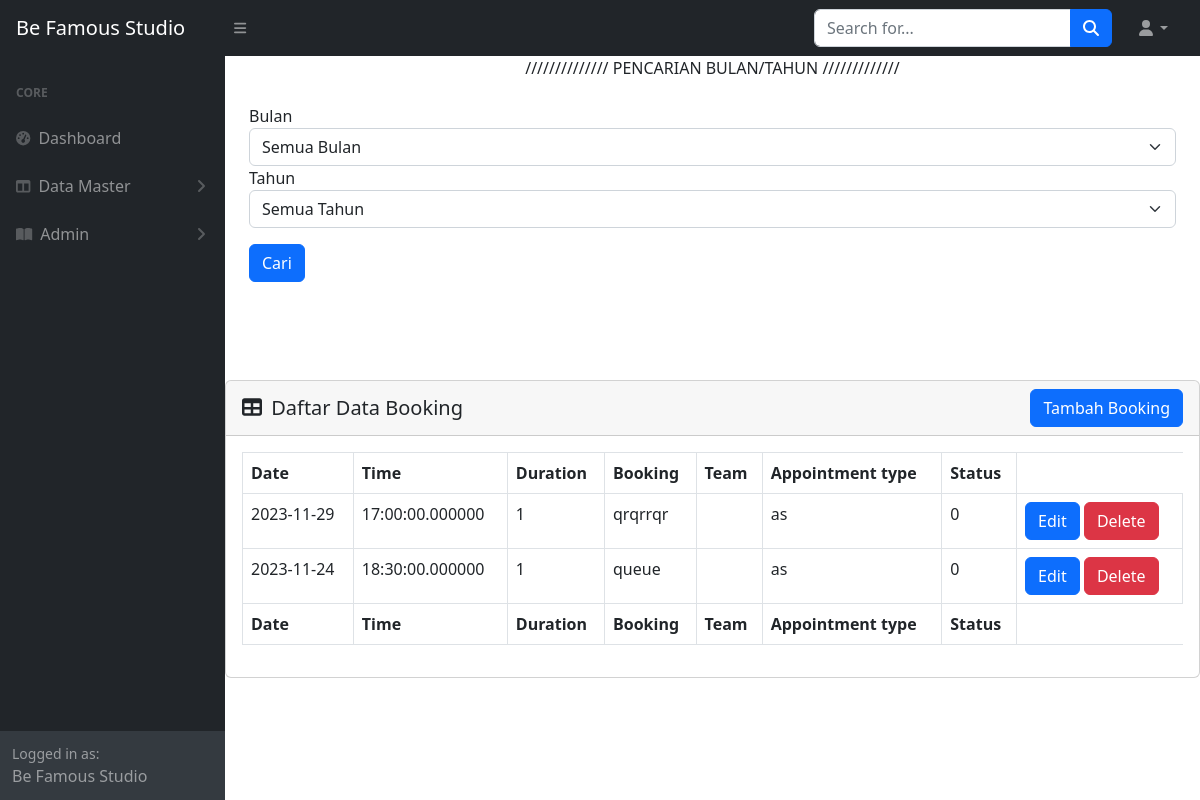
Page /admin/booking.php on the committed database.
### tables this page shows
CREATE TABLE `bookings` (
  `idBooking` int(255) NOT NULL,
  `tanggalBooking` date NOT NULL,
  `waktuBooking` time(6) NOT NULL,
  `durasiBooking` int(255) NOT NULL,
  `namaBooking` varchar(255) NOT NULL,
  `statusBooking` enum('0','1','2','') NOT NULL,
  `idJasa` int(255) NOT NULL
);

CREATE TABLE `jasa` (
  `idJasa` int(255) NOT NULL,
  `namaJasa` varchar(1000) NOT NULL
);

### admin/booking.php (the view, shortened to what this page needs)
<?php
$bulanFilter=$tahunFilter="";
$conn = connectToDatabase();
$sql = "SELECT * from bookings b inner join jasa j on j.idJasa=b.idJasa ";
$result = $conn->query($sql);
$isi = "
<div class=''>
<div style='text-align: center;'>
    <label for='nothing'>////////////// PENCARIAN BULAN/TAHUN /////////////</label>
</div>
<BR>
<form method='POST' action='" . htmlspecialchars($_SERVER["PHP_SELF"]) . "'>
    <label for='bulan'>Bulan</label>
    <select class='form-select' id='bulanFilter' name='bulanFilter'>
        <option value=''>Semua Bulan</option>";
        $bulanOptions = [
            1 => 'Januari',
            2 => 'Ferbuari',
            3 => 'Maret',
            4 => 'April',
            5 => 'Mei',
            6 => 'Juni',
            7 => 'Juli',
            8 => 'Agustus',
            9 => 'September',
            10 => 'Oktober',
            11 => 'November',
            12 => 'Desember'
        ];
        foreach ($bulanOptions as $bulanValue => $bulanLabel) {
            $selected = ($bulanFilter == $bulanValue) ? 'selected' : '';
            $isi.="<option value='$bulanValue' $selected>$bulanLabel</option>";
        }
        $isi.="
    </select>
    </div>
<div class='mb-3'>
    <label for='tahunFilter'>Tahun</label>
    <select class='form-select' id='tahunFilter' name='tahunFilter'>
        <option value=''>Semua Tahun</option>";
        $tahunOptions = [
            2020, 2021, 2022, 2023, 2024, 2025, 2026, 2027, 2028, 2029, 2030
        ];
        foreach ($tahunOptions as $tahunValue) {
            $selected = ($tahunFilter == $tahunValue) ? 'selected' : '';
            $isi.= "<option value='$tahunValue' $selected>$tahunValue</option>";
        }
        $isi.="
    </select>
</div>
  <button type='submit' name='findFilter' class='btn btn-primary' id='filterButton'>Cari</button>
  </form>
</div>
<div class='card mb-4' style='margin-top:10%'>
                            <div class='card-header' >
                                    <div class='d-flex justify-content-between align-items-center'>
                                        <h5 class='card-title m-0'><i class='fas fa-table me-1'></i> Daftar Data Booking</h5>
                                        <a href='actionBooking.php' class='btn btn-primary'>Tambah Booking</a>
                                    </div>
                                </div>
                            <div class='card-body' >
                                <table id='datatablesSimple' class='table table-bordered mx-auto'>
                                   <thead>
                                       <tr>
                                           <th>Date</th>
                                           <th>Time</th>
                                           <th>Duration</th>
                                           <th>Booking</th>
                                           <th>Team</th>
                                           <th>Appointment type</th>
                                           <th>Status</th>
                                       </tr>
                                   </thead>
                                   <tfoot>
                                       <tr>
                                             <th>Date</th>
                                             <th>Time</th>
                                             <th>Duration</th>
                                             <th>Booking</th>
                                             <th>Team</th>
                                             <th>Appointment type</th>
                                             <th>Status</th>
                                       </tr>
                                   </tfoot>
                                    <tbody>
                                       ";
while ($row = $result->fetch_assoc()) {
    $isi .= "<tr>
                                                <td>" . $row['tanggalBooking'] . "</td>
                                                <td>" . $row['waktuBooking'] . "</td>
                                                <td>" . $row['durasiBooking'] . "</td>
                                                <td>" . $row['namaBooking'] . "</td>
                                                <td></td>
                                                <td>" . $row['namaJasa'] . "</td>
                                                <td>" . $row['statusBooking'] . "</td>
                                                <td>
                                                    <a href='actionBooking.php?idEdit=" . $row['idBooking'] . "' class='btn btn-primary'>Edit</a>
                                                    <a onclick='hapus(" . $row['idBooking'] . ")' class='btn btn-danger'>Delete</a>
                                                </td>
                                            </tr>";
}
$isi .= "
                                    </tbody>
                                </table>
                            </div>
                        </div>
                            <script>
                            function hapus(id) {
                                const confirmation = confirm('Apakah kamu yakin untuk menghapus data?');
                                if (confirmation) {
                                    window.location.href = 'actionBooking.php?idDell='+id;
                                } else {
                                    alert('Hapus Dibatalkan');
                                }
                            }
                            </script>
                        ";
include 'index.php';

### rows in the picture
bookings: tanggalBooking "2023-11-29", waktuBooking "17:00:00.000000", durasiBooking "1", namaBooking "qrqrrqr", idJasa.namaJasa "as", statusBooking "0"
bookings: tanggalBooking "2023-11-24", waktuBooking "18:30:00.000000", durasiBooking "1", namaBooking "queue", idJasa.namaJasa "as", statusBooking "0"
